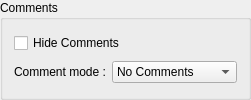
               <widget class="QGroupBox" name="groupBox_10">
                <property name="title">
                 <string>Comments</string>
                </property>
                <layout class="QVBoxLayout" name="verticalLayout_17">
                 <item>
                  <widget class="QCheckBox" name="checkBox_4">
                   <property name="toolTip">
                    <string>Hide comments if comments are visible. </string>
                   </property>
                   <property name="text">
                    <string>Hide Comments</string>
                   </property>
                  </widget>
                 </item>
                 <item>
                  <layout class="QHBoxLayout" name="horizontalLayout_17">
                   <property name="topMargin">
                    <number>0</number>
                   </property>
                   <item>
                    <widget class="QLabel" name="label_18">
                     <property name="text">
                      <string>Comment mode :</string>
                     </property>
                    </widget>
                   </item>
                   <item>
                    <widget class="QComboBox" name="comboBox_3">
                     <property name="toolTip">
                      <string>&lt;html&gt;&lt;head/&gt;&lt;body&gt;&lt;p&gt;Comments can be shown along x and y axis. Select here if they should be used or not. Please be aware that if no comment data is present this will not change anything.&lt;/p&gt;&lt;/body&gt;&lt;/html&gt;</string>
                     </property>
                     <item>
                      <property name="text">
                       <string>No Comments</string>
                      </property>
                     </item>
                     <item>
                      <property name="text">
                       <string>Use X Comments</string>
                      </property>
                     </item>
                     <item>
                      <property name="text">
                       <string>Use Y Comments</string>
                      </property>
                     </item>
                     <item>
                      <property name="text">
                       <string>Both</string>
                      </property>
                     </item>
                    </widget>
                   </item>
                  </layout>
                 </item>
                </layout>
               </widget>
